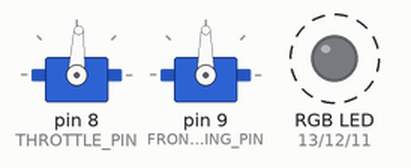
This sketch was run on a simulated Arduino Uno, built with avr-gcc and run on an emulated ATmega328P. Parts: 2 × servo, an RGB LED mixed from three pins (HIGH = lit). Dashed ring = blinking. What the sketch prints to the serial monitor is not drawn.

Above: at 0.15 s.
Timing chart, 0 to 3.0 s (numbered marks = the images above):
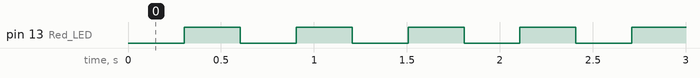

The sketch:

A_GPS_Truck_Servos_rev6.ino
```cpp
/* Program designed for an Uno style board to operate a servo and ESC.
 *  It is operating as a slave using I2C communication.
 *  It has on RGB LED to indicate the states of steering and throttle
 */
#include <Servo.h>
#include <Wire.h>

Servo Throttle;
Servo FrontSteering;

#define THROTTLE_PIN 8        // ESC output pin
#define FRONT_STEERING_PIN 9  // Steering servo control pin

int instruction = 0;     // the information from the Master Arduino is stored here

// STEERING SERVO SETTINGS Using writeMicroseconds()
//   \\ MAX LEFT 1950 ...  // MAX RIGHT 974
int FrontCenter = 1474;
int SoftRight =  1224;
int SoftLeft =   1712;
int HardRight = 974;
int HardLeft =  1950;

// SPEED CONTROL SERVO SETTINGS Using writeMicroseconds()
// 1446 is neutral  forward is 1966... reverse is 956
int ThrottleCenter = 1446; // center = +238 OR -250
int ThrottleSpeed = 1750;
int SlowForward = 1600;
int FastForward = 1966;
int SlowReverse = 1300;
int FastReverse = 956;

/////////////////////////////////UPDATE TIMING/////////////////
int32_t lastCommandUpdate;                // the last time a command was received
int32_t LastPrintTime;                // the last time a command was received
bool newUpdate;    //we have a new update
unsigned long interval = 300;
unsigned long previousMillis = 0;
////////////////////////////LED CONTROL/////////////////
int Red_LED   = 13;
int Green_LED = 12;
int Blue_LED  = 11;
bool Red_State = LOW;
bool Green_State = LOW;
bool Blue_State = LOW;

void setup()
{
  Serial.begin(115200);
  Serial.println("It is alive");
  Wire.begin(4);                // join i2c bus with address #4
  Wire.onReceive(receiveEvent); // register event
  Throttle.attach(THROTTLE_PIN);
  FrontSteering.attach(FRONT_STEERING_PIN);
  Throttle.writeMicroseconds(ThrottleCenter);             // sets the  Throttle servo position
  FrontSteering.writeMicroseconds(FrontCenter);           // sets the  Front Steering servo position
  // set the digital pins as output:
  pinMode(Red_LED, OUTPUT);
  pinMode(Green_LED, OUTPUT);
  pinMode(Blue_LED, OUTPUT);
  // set the digital pin states
  digitalWrite(Red_LED, Red_State);
  digitalWrite(Green_LED, Green_State);
  digitalWrite(Blue_LED, Blue_State);
  Serial.println("we are here");
}

void loop()
{
  unsigned long currentMillis = millis();

  if ((newUpdate == 1) && ((lastCommandUpdate + 1200)) < millis()){
    lastCommandUpdate = millis();
    newUpdate = 0;  //reset the update flag
  }

  else {
    lastCommandUpdate = millis();
    // instruction = 0;  // stop the truck we do not have a command
  }
  // 0 = Stop, 11 = Hard Left, 12 = Hard Right, 20 = Fast Straight, 21 = Left, 22 = Right,  30 = Reverse
  switch (instruction) {
  case 0:    //stop with no fix
    //Serial.println("stop");
    Throttle.writeMicroseconds(ThrottleCenter);                  // sets the  Throttle servo position
    FrontSteering.writeMicroseconds(FrontCenter);                  // sets the  Front Steering servo position
    digitalWrite(Red_LED, Red_State);
    digitalWrite(Green_LED, LOW);
    digitalWrite(Blue_LED, LOW);
    break;
  case 11:   //hard left
    //Serial.println("Hard Left turn");
    Throttle.writeMicroseconds(SlowForward);                    // sets the  Throttle servo position
    FrontSteering.writeMicroseconds(HardLeft);                  // sets the  Front Steering servo position
    digitalWrite(Red_LED, LOW);
    digitalWrite(Green_LED, LOW);
    digitalWrite(Blue_LED, Blue_State);
    break;
  case 12:   //hard right
    //Serial.println("hard right turn");
    Throttle.writeMicroseconds(SlowForward);                     // sets the  Throttle servo position
    FrontSteering.writeMicroseconds(HardRight);                  // sets the  Front Steering servo position
    digitalWrite(Red_LED, LOW);
    digitalWrite(Green_LED, LOW);
    digitalWrite(Blue_LED, Blue_State);
    break;
  case 20:   //fast straight
    //Serial.println("forward");
    Throttle.writeMicroseconds(ThrottleSpeed);                  // sets the  Throttle servo position
    FrontSteering.writeMicroseconds(FrontCenter);               // sets the  Front Steering servo position
    digitalWrite(Red_LED, Red_State);
    digitalWrite(Green_LED, LOW);
    digitalWrite(Blue_LED, Red_State);
    break;
  case 21:   //fast left
    //Serial.println("Left turn");
    Throttle.writeMicroseconds(ThrottleSpeed);                 // sets the  Throttle servo position
    FrontSteering.writeMicroseconds(SoftLeft);                  // sets the  Front Steering servo position
    digitalWrite(Red_LED, LOW);
    digitalWrite(Green_LED, Green_State);
    digitalWrite(Blue_LED, LOW);
    break;
  case 22:   //fast right
    // Serial.println("right turn");
    Throttle.writeMicroseconds(ThrottleSpeed);                 // sets the  Throttle servo position
    FrontSteering.writeMicroseconds(SoftRight);                  // sets the  Front Steering servo position
    digitalWrite(Red_LED, LOW);
    digitalWrite(Green_LED, Green_State);
    digitalWrite(Blue_LED, LOW);
    break;

  case 30:    // your hand is close to the sensor
    // Serial.println("Reverse");
    Throttle.writeMicroseconds(SlowReverse);                  // sets the  Throttle servo position
    FrontSteering.writeMicroseconds(SoftRight);                  // sets the  Front Steering servo position
    break;
  }
  if ((LastPrintTime + 1000) < millis()){
    LastPrintTime = millis();
    //Serial.println(instruction);         // print the integer
  }
  if(currentMillis - previousMillis > interval) {
    // save the last time you blinked the LED
    previousMillis = currentMillis;

    // if the LED is off turn it on and vice-versa:
    if (Red_State == LOW)
      Red_State = HIGH;
    else
      Red_State = LOW;

    if (Green_State == LOW)
      Green_State = HIGH;
    else
      Green_State = LOW;

    if (Blue_State == LOW)
      Blue_State = HIGH;
    else
      Blue_State = LOW;
  }
}

// function that executes whenever data is received from master
// this function is registered as an event, see setup()
void receiveEvent(int howMany)
{
  while(0 < Wire.available()) // loop through all but the last
  {
    instruction = Wire.read();    // receive byte as an integer
    // Serial.println(instruction);
    newUpdate = 1; //we have a new update
  }
}
```

Measured:
- by itself, pin 13 (Red_LED): alternates HIGH for 0.30 s and LOW for 0.30 s
